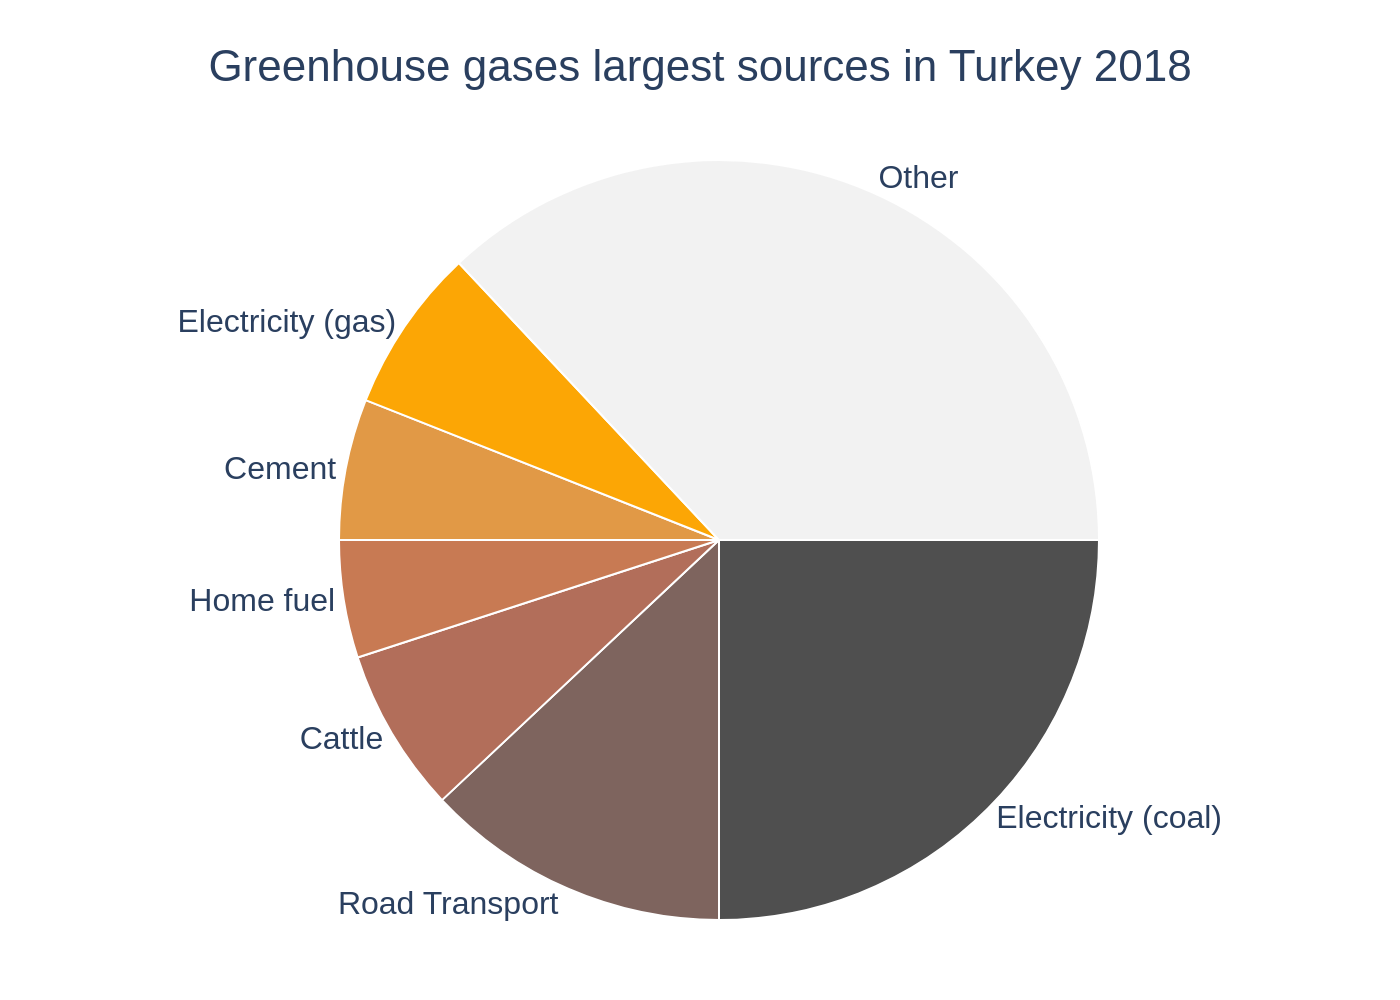

The Python source for this figure:
import sys
import json
import plotly.graph_objects as go
import os

# Data Source: BBC analysis of UNFCCC data from 2018.
# Original Source Document Reference: https://unfccc.int/documents/223579

# Check for command-line argument
if len(sys.argv) != 2:
    print("Usage: python create_chart.py <path_to_json_file>")
    sys.exit(1)

json_path = sys.argv[1]

# Check if the JSON file exists
if not os.path.exists(json_path):
    print(f"Error: JSON file not found at {json_path}")
    sys.exit(1)

# Read and parse the JSON file
try:
    with open(json_path, 'r', encoding='utf-8') as f:
        chart_config = json.load(f)
except json.JSONDecodeError:
    print(f"Error: Invalid JSON format in {json_path}")
    sys.exit(1)

# Extract data and texts from the JSON structure
chart_data = chart_config.get('chart_data', [])
texts = chart_config.get('texts', {})
colors = chart_config.get('colors', [])

# Prepare data for Plotly
labels = [item['category'] for item in chart_data]
values = [item['value'] for item in chart_data]

# Create the pie chart
fig = go.Figure()

fig.add_trace(go.Pie(
    labels=labels,
    values=values,
    hole=0,
    marker=dict(
        colors=colors,
        line=dict(color='#FFFFFF', width=1) # Add a thin white line between slices
    ),
    sort=False,  # This is crucial to preserve the order from the JSON
    direction='clockwise',
    rotation=90,  # Starts the first slice at the 12 o'clock position
    textinfo='label',
    textposition='outside',
    automargin=True
))

# Update layout
title_text = texts.get('title', '')

fig.update_layout(
    title=dict(
        text=title_text,
        y=0.95,
        x=0.5,
        xanchor='center',
        yanchor='top'
    ),
    font=dict(
        family="Arial",
        size=16
    ),
    showlegend=False,
    margin=dict(t=80, b=40, l=40, r=40),
    paper_bgcolor='white',
    plot_bgcolor='white'
)

# Generate output filename from the input JSON path
base_filename = os.path.splitext(os.path.basename(json_path))[0]
output_filename = f"{base_filename}.png"

# Save the figure as a PNG image
try:
    fig.write_image(output_filename, scale=2)
    print(f"Chart successfully generated and saved as {output_filename}")
except Exception as e:
    print(f"Error saving image: {e}")
    sys.exit(1)
